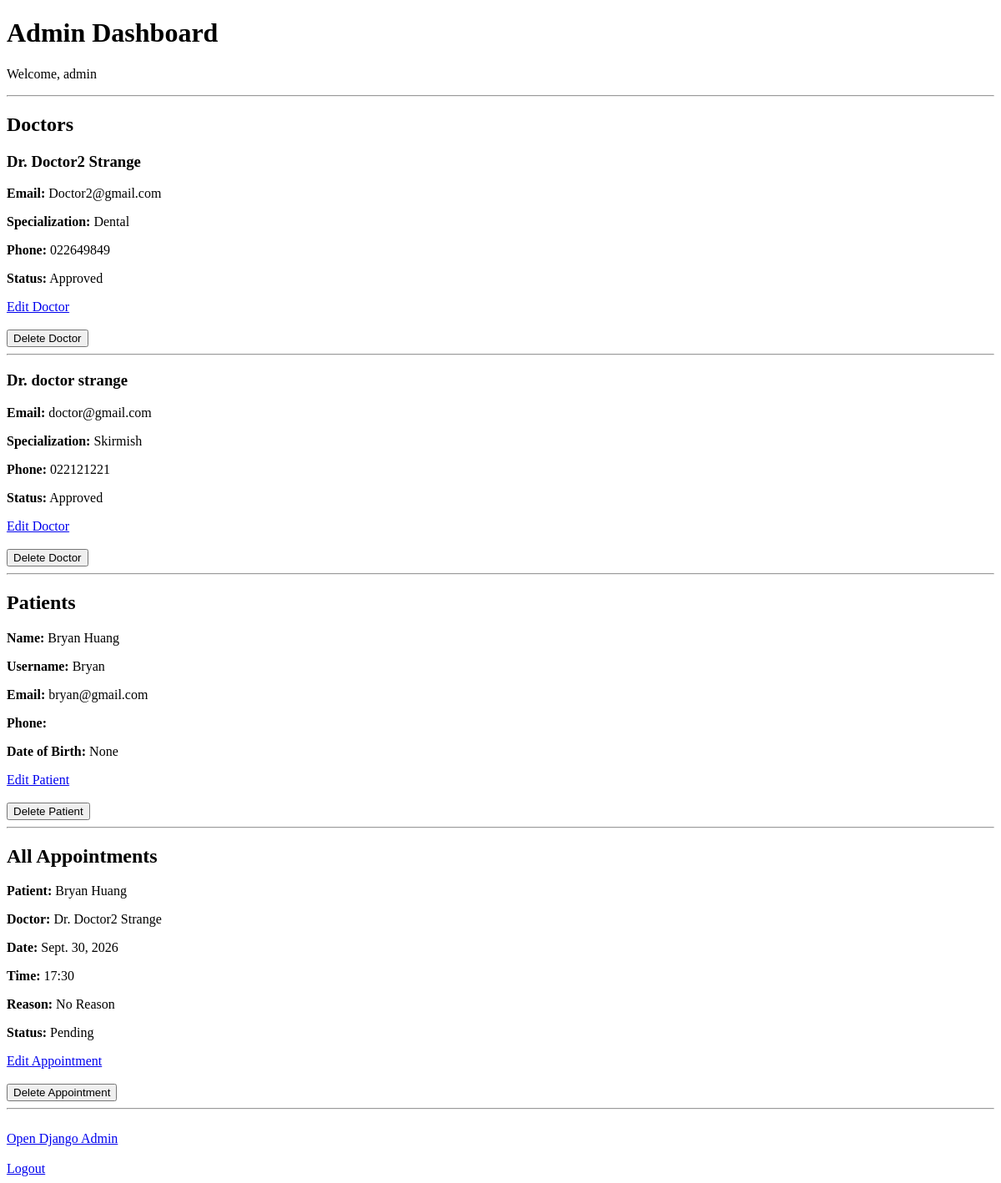
Before: /admin-dashboard/ (signed in) with the older database file.
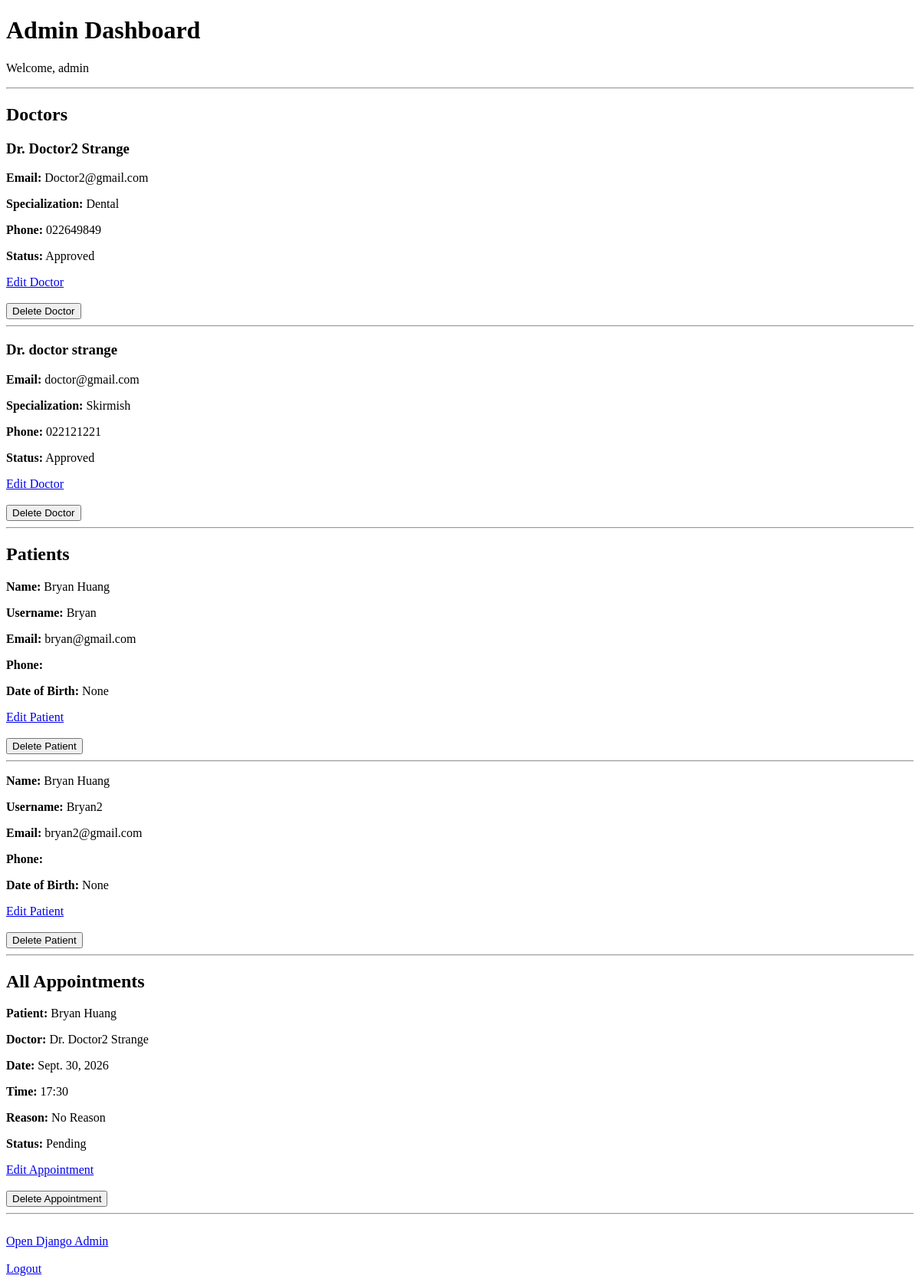
After: the same page with the newer database file.
### appointments/models.py (models this page shows, shortened)
class Doctor(models.Model):
    user = models.OneToOneField(User, on_delete=models.CASCADE)
    specialization = models.CharField(max_length=100)
    phone = models.CharField(max_length=20)
    approved = models.BooleanField(default=False)

class Patient(models.Model):
    user = models.OneToOneField(User, on_delete=models.CASCADE)
    phone = models.CharField(max_length=20)
    date_of_birth = models.DateField(null=True, blank=True)

class Appointment(models.Model):
    STATUS_CHOICES = [
        ("Pending", "Pending"),
        ("Confirmed", "Confirmed"),
        ("Cancelled", "Cancelled"),
        ("Completed", "Completed"),
    ]
    patient = models.ForeignKey(
        Patient,
        on_delete=models.CASCADE,
        related_name="appointments"
    )
    doctor = models.ForeignKey(
        Doctor,
        on_delete=models.CASCADE,
        related_name="appointments"
    )
    appointment_date = models.DateField()
    appointment_time = models.TimeField()
    reason = models.TextField(blank=True)
    status = models.CharField(
        max_length=20,
        choices=STATUS_CHOICES,
        default="Pending"
    )
    created_at = models.DateTimeField(auto_now_add=True)

### appointments/views.py (the view)
@login_required
def admin_dashboard(request):
    if not request.user.is_staff:
        return redirect("home")
    doctors = Doctor.objects.select_related(
        "user"
    ).order_by(
        "approved",
        "user__last_name"
    )
    patients = Patient.objects.select_related(
        "user"
    ).order_by(
        "user__last_name"
    )
    appointments = Appointment.objects.select_related(
        "patient__user",
        "doctor__user"
    ).order_by(
        "-appointment_date",
        "-appointment_time"
    )
    return render(
        request,
        "appointments/admin_dashboard.html",
        {
            "doctors": doctors,
            "patients": patients,
            "appointments": appointments,
        }
    )

### appointments/templates/appointments/admin_dashboard.html (shortened to what this page needs)
<!DOCTYPE html>
<html>
<head>
</head>
<body>
<h1>Admin Dashboard</h1>
<p>
    Welcome, {{ request.user.username }}
</p>
<hr>
<h2>Doctors</h2>
{% if doctors %}
    {% for doctor in doctors %}
        <div>
            <h3>
                Dr.
                {{ doctor.user.first_name }}
                {{ doctor.user.last_name }}
            </h3>
            <p>
                <strong>Email:</strong>
                {{ doctor.user.email }}
            </p>
            <p>
                <strong>Specialization:</strong>
                {{ doctor.specialization }}
            </p>
            <p>
                <strong>Phone:</strong>
                {{ doctor.phone }}
            </p>
            <p>
                <strong>Status:</strong>
                {% if doctor.approved %}
                    Approved
                {% else %}
                    Pending Approval
                {% endif %}
            </p>
            <a href="{% url 'admin_edit_doctor' doctor.id %}">
                Edit Doctor
            </a>
            <br><br>
            <form
                method="POST"
                action="{% url 'admin_delete_doctor' doctor.id %}"
            >
                <button
                    type="submit"
                    onclick="return confirm(
                        'Are you sure you want to delete this doctor?'
                    );"
                >
                    Delete Doctor
                </button>
            </form>
        </div>
        <hr>
    {% endfor %}
{% else %}
    <p>
        No doctors registered.
    </p>
{% endif %}
<h2>Patients</h2>
{% if patients %}
    {% for patient in patients %}
        <div>
            <p>
                <strong>Name:</strong>
                {{ patient.user.first_name }}
                {{ patient.user.last_name }}
            </p>
            <p>
                <strong>Username:</strong>
                {{ patient.user.username }}
            </p>
            <p>
                <strong>Email:</strong>
                {{ patient.user.email }}
            </p>
            <p>
                <strong>Phone:</strong>
            </p>
            <p>
                <strong>Date of Birth:</strong>
                {{ patient.date_of_birth }}
            </p>
            <a href="{% url 'admin_edit_patient' patient.id %}">
                Edit Patient
            </a>
            <br><br>
            <form
                method="POST"
                action="{% url 'admin_delete_patient' patient.id %}"
            >
                <button
                    type="submit"
                    onclick="return confirm(
                        'Are you sure you want to delete this patient?'
                    );"
                >
                    Delete Patient
                </button>
            </form>
        </div>
        <hr>
    {% endfor %}
{% else %}
    <p>
        No patients registered.
    </p>
{% endif %}
<h2>All Appointments</h2>
{% if appointments %}
    {% for appointment in appointments %}
        <div>
            <p>
                <strong>Patient:</strong>
                {{ appointment.patient.user.first_name }}
                {{ appointment.patient.user.last_name }}
            </p>
            <p>
                <strong>Doctor:</strong>
                Dr.
                {{ appointment.doctor.user.first_name }}
                {{ appointment.doctor.user.last_name }}
            </p>
            <p>
                <strong>Date:</strong>
                {{ appointment.appointment_date }}
            </p>
            <p>
                <strong>Time:</strong>
                {{ appointment.appointment_time|time:"H:i" }}
            </p>
            <p>
                <strong>Reason:</strong>
                {{ appointment.reason }}
            </p>
            <p>
                <strong>Status:</strong>
                {{ appointment.status }}
            </p>
            <a href="{% url 'admin_edit_appointment' appointment.id %}">
                Edit Appointment
            </a>
            <br><br>
            <form
                method="POST"
                action="{% url 'admin_delete_appointment' appointment.id %}"
            >
                <button
                    type="submit"
                    onclick="return confirm(
                        'Are you sure you want to delete this appointment?'
                    );"
                >
                    Delete Appointment
                </button>
            </form>
        </div>
        <hr>
    {% endfor %}
{% else %}
    <p>
        No appointments yet.
    </p>
{% endif %}
<br>
<a href="/admin/">
    Open Django Admin
</a>
<br><br>
<a href="{% url 'logout' %}">
    Logout
</a>
</body>
</html>

Changed rows visible on the page:
added Patient: user.first_name "Bryan", user.last_name "Huang", user.username "Bryan2", user.email "bryan2@gmail.com", date_of_birth "None"
